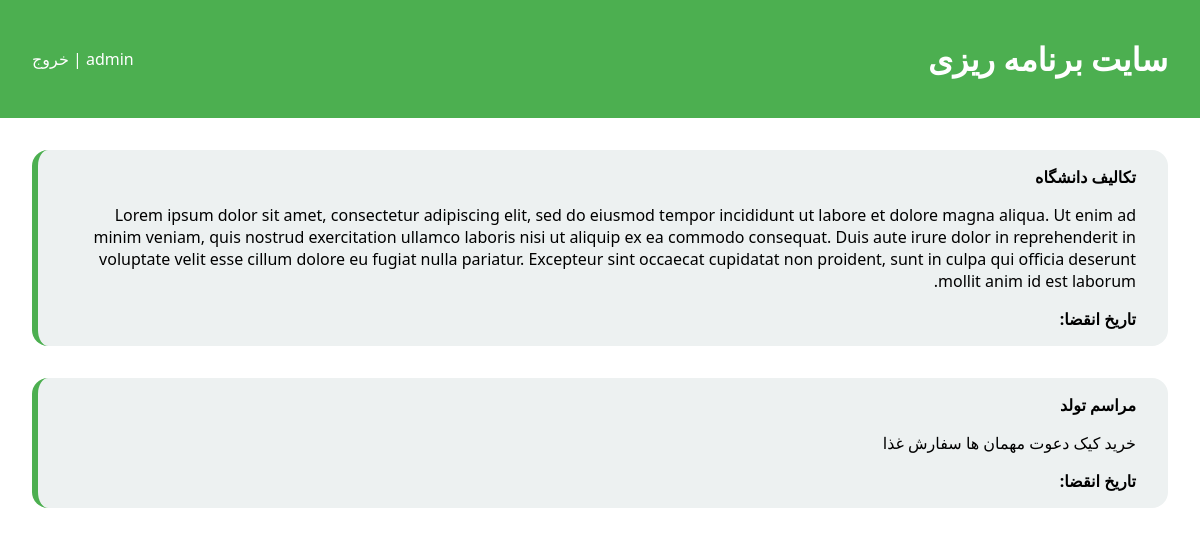
The app's page / (signed in) with its own data.
### tasks/models.py (models this page shows, shortened)
class Task(models.Model):
    title = models.CharField(max_length=100, verbose_name='عنوان')
    details = models.TextField(verbose_name="جزئیات")
    is_completed = models.BooleanField(
        default=False, verbose_name='وضعیت انجام')
    created_at = jmodels.jDateTimeField(
        auto_now_add=True, verbose_name='تاریخ ایجاد')
    deadline = jmodels.jDateTimeField(verbose_name='تاریخ پایان')

### tasks/views.py (the view)
# urls.py: path('', views.tasks_list, name='tasks_list'),
def tasks_list(request):
    tasks = Task.objects.all()
    return render(request, 'tasks/tasks_list.html', {'tasks': tasks})

### tasks/templates/tasks/tasks_list.html
{% extends "tasks/base.html" %}
{% load jformat %}
{% block main %}
{% for task in tasks %}
<div
  style="border-left: solid 6px #4CAF50; background-color: rgb(237, 241, 241); margin: 2rem ;padding: 1rem 2rem;border-radius: 1rem;">
  <strong>{{task.title}}</strong>
  <p>{{task.details}}</p>
  <span><b>تاریخ انقضا: </b>{{task.deadline|jformat:"%Y/%m/%d - %H:%M"}}</span>
  <br>
</div>
{% endfor %}
{% endblock %}

### tasks/templates/tasks/base.html (shortened to what this page needs)
<!DOCTYPE html>
<html lang="fa" dir="rtl">
<head>
</head>
<body>
  <header>
    <div class="title">
      <h1><a href="/
        ">سایت برنامه ریزی</a></h1>
    </div>
    {% if not user.is_authenticated %}
    <div>
      <a href="{% url "login" %}" >ورود</a> | <a href="{% url "signup" %}">ثبت نام</a>
    </div>
    {% else %}
    <div>
      <a href="#">{{user.username}}</a> | <a href="{% url "logout" %}">خروج</a>
    </div>
    {% endif %}
  </header>
  <main>
    {% block main %}{% endblock %}
  </main>
</body>
</html>

### tasks/templates/tasks/base.html (style rules this page uses)
* { box-sizing: border-box; font-family: 'Segoe UI', Tahoma, Geneva, Verdana, sans-serif; }
body { margin: 0; font-family: 'Iranian Sans', tahoma; direction: rtl; }
header { background-color: #4CAF50; color: white; padding: 1rem 2rem; display: flex; flex-direction: row; align-items: center; }
header .title { margin-left: auto; }
header a { color: white; text-decoration: none; }

### records on screen
Task: title "تکالیف دانشگاه", details "Lorem ipsum dolor sit amet, consectetur adipiscing elit, sed do eiusmod tempor incididunt ut labore et dolore magna aliqua. Ut enim ad minim veniam, quis nostrud exercitation ullamco laboris nisi ut aliquip ex ea commodo consequat. Duis aute irure dolor in reprehenderit in voluptate velit esse cillum dolore eu fugiat nulla pariatur. Excepteur sint occaecat cupidatat non proident, sunt in culpa qui officia deserunt mollit anim id est laborum."
Task: title "مراسم تولد", details "خرید کیک دعوت مهمان ها سفارش غذا"

### other values on screen
{{ user.username }} "admin"
